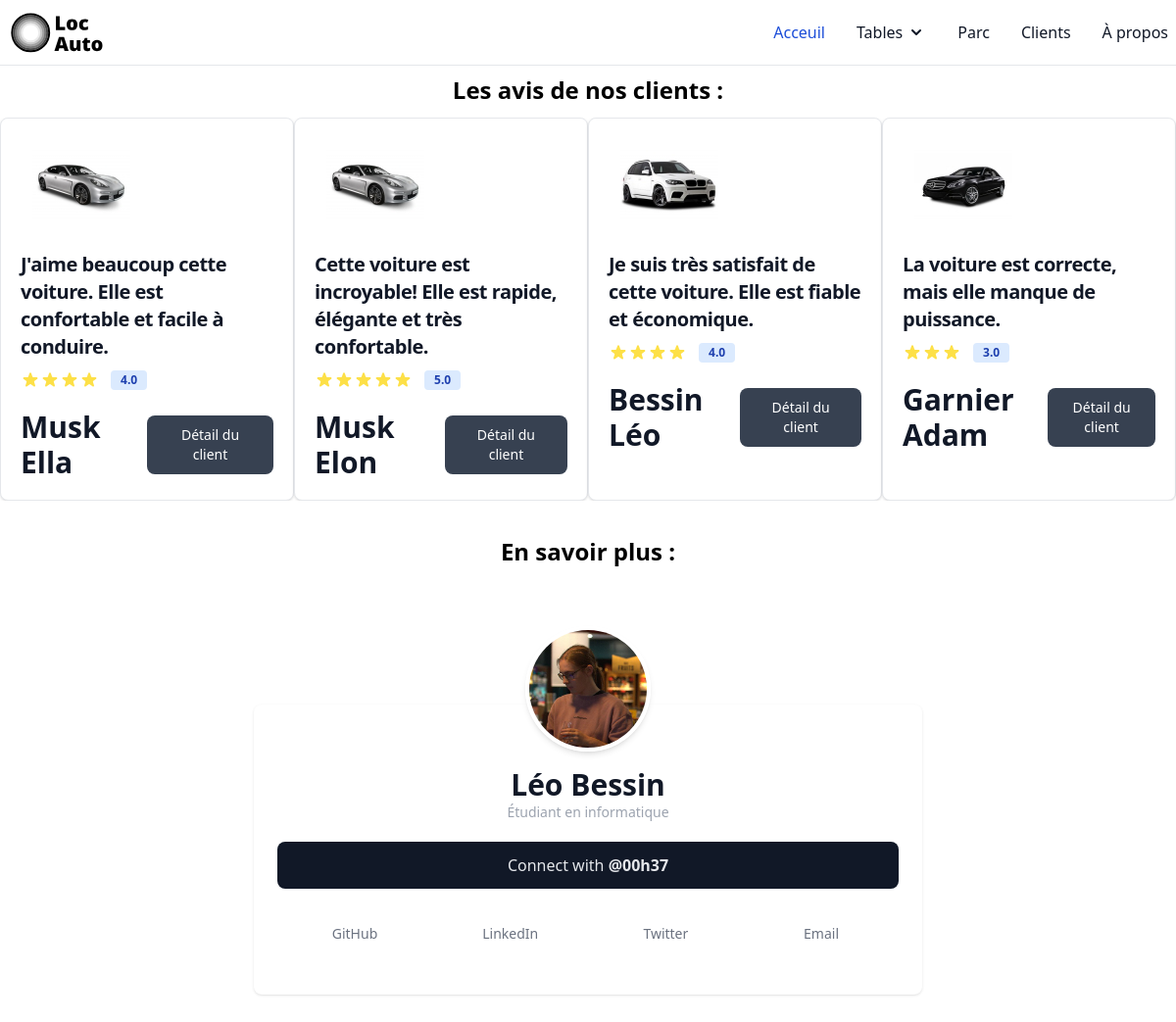
The app's page /views/Home/index.php with its own data.
### tables this page shows
CREATE TABLE `Location` (
  `id_location` int(11) NOT NULL,
  `date_debut` date NOT NULL,
  `date_fin` date NOT NULL,
  `compteur_debut` int(11) NOT NULL,
  `compteur_fin` int(11) NOT NULL,
  `id_voiture` varchar(50) NOT NULL,
  `id_client` int(11) NOT NULL
);

CREATE TABLE `Modele` (
  `id_modele` int(11) NOT NULL,
  `libelle` varchar(50) NOT NULL,
  `image` varchar(50) NOT NULL,
  `id_marque` int(11) NOT NULL,
  `id_categorie` varchar(50) NOT NULL
);

CREATE TABLE `Client` (
  `id_client` int(11) NOT NULL,
  `nom` varchar(50) NOT NULL,
  `prenom` varchar(50) NOT NULL,
  `adresse` varchar(50) NOT NULL,
  `id_type_client` int(11) NOT NULL
);

### phpFiles/classes/LocationClass.php (called while the page is built, shortened)
<?php
require_once "../../phpFiles/classes/VoitureClass.php";
require_once "../../phpFiles/classes/ClientClass.php";
class LocationClass
{
    private ?VoitureClass $voiture;
    private ?ClientClass $client;
    public function __construct(
        $id,
        $date_debut,
        $date_fin,
        $compteur_debut,
        $compteur_fin,
        $voiture,
        $client,
        $option
    ) {
        $this->voiture = $voiture;
        $this->client = $client;
    }
    public function getVoiture(): VoitureClass
    {
        return $this->voiture;
    }
    public function getClient(): ClientClass
    {
        return $this->client;
    }
}

### phpFiles/classes/VoitureClass.php (called while the page is built, shortened)
<?php
require_once "../../phpFiles/classes/ModeleClass.php";
class VoitureClass
{
    private ?ModeleClass $modele;
    public function __construct($immatriculation, $compteur, $modele)
    {
        $this->modele = $modele;
    }
    public function getModele(): ModeleClass
    {
        return $this->modele;
    }
}

### phpFiles/classes/ModeleClass.php (called while the page is built, shortened)
<?php
class ModeleClass
{
    private ?string $image;
    public function __construct($id, $libelle, $image, $marque, $categorie)
    {
        $this->image = $image;
    }
    public function getImage(): string
    {
        return PATH_IMG . $this->image;
    }
}

### phpFiles/DAO/ModeleDao.php (called while the page is built, shortened)
<?php
require_once "../../phpFiles/classes/ModeleClass.php";
require_once "../../phpFiles/tools/biblio.php";
class ModeleDao
{
    private static ModeleDao $instance;
    private $connexion;
    private function __construct()
    {
        $this->connexion = connexionDatabase();
    }
    public static function getInstance(): ModeleDao
    {
        if (!isset(self::$instance)) {
            self::$instance = new ModeleDao();
        }
        return self::$instance;
    }
    public function dictToObj($data): ModeleClass
    {
        $DaoMarque = MarqueDao::getInstance();
        $DaoCategorie = CategorieDao::getInstance();
        $marque = $DaoMarque->getObjById($data->id_marque);
        $categorie = $DaoCategorie->getObjById($data->id_categorie);
        return new ModeleClass(
            $data->id_modele,
            $data->libelle,
            $data->image,
            $marque,
            $categorie
        );
    }
    public function getObjById($id): ?ModeleClass
    {
        $request = "SELECT * FROM Modele WHERE id_modele=$id";
        $request_result = mysqli_query($this->connexion, $request);
        $data = mysqli_fetch_object($request_result);
        if ($data != null) {
            return $this->dictToObj($data);
        } else {
            return null;
        }
    }
}
?>

### phpFiles/tools/biblio.php (called while the page is built, shortened)
<?php
function connexionDatabase(): mysqli
{
    return new mysqli(SERVEUR, LOGIN, MDP, BD);
}
?>

### phpFiles/DAO/VoitureDao.php (called while the page is built, shortened)
<?php
require_once "../../phpFiles/classes/VoitureClass.php";
require_once "../../phpFiles/DAO/LocationDao.php";
require_once "../../phpFiles/DAO/ModeleDao.php";
require_once "../../phpFiles/tools/biblio.php";
class VoitureDao
{
    private static VoitureDAO $instance;
    private mysqli $connexion;
    private function __construct()
    {
        $this->connexion = connexionDatabase();
    }
    public static function getInstance(): VoitureDao
    {
        if (!isset(self::$instance)) {
            self::$instance = new VoitureDao();
        }
        return self::$instance;
    }
    public function dictToObj($data): VoitureClass
    {
        $DaoModele = ModeleDao::getInstance();
        $modele = $DaoModele->getObjById($data->id_modele);
        return new VoitureClass(
            $data->immatriculation,
            $data->compteur,
            $modele
        );
    }
    public function getObjById($id): ?VoitureClass
    {
        $request = "SELECT * FROM Voiture WHERE immatriculation='$id'";
        $request_result = mysqli_query($this->connexion, $request);
        $data = mysqli_fetch_object($request_result);
        if ($data != null) {
            return $this->dictToObj($data);
        } else {
            return null;
        }
    }
}
?>

### phpFiles/DAO/LocationDao.php (called while the page is built, shortened)
<?php
require_once "../../phpFiles/classes/LocationClass.php";
require_once "../../phpFiles/DAO/VoitureDao.php";
require_once "../../phpFiles/DAO/ClientDao.php";
require_once "../../phpFiles/tools/biblio.php";
class LocationDao
{
    private static LocationDao $instance;
    private $connexion;
    private function __construct()
    {
        $this->connexion = connexionDatabase();
    }
    public static function getInstance(): LocationDao
    {
        if (!isset(self::$instance)) {
            self::$instance = new LocationDao();
        }
        return self::$instance;
    }
    public function dictToObj($data): LocationClass
    {
        $DaoVoiture = VoitureDao::getInstance();
        $DaoClient = ClientDao::getInstance();
        $DaoOption = OptionDao::getInstance();
        $request_opt =
            "SELECT * FROM Choix_options WHERE id_location=" .
            $data->id_location;
        $request_result_opt = mysqli_query($this->connexion, $request_opt);
        $option = [];
        while ($ligne_opt = mysqli_fetch_object($request_result_opt)) {
            $option[] = $DaoOption->getObjById($ligne_opt->id_option);
        }
        $voiture = $DaoVoiture->getObjById($data->id_voiture);
        $client = $DaoClient->getObjById($data->id_client);
        return new LocationClass(
            $data->id_location,
            $data->date_debut,
            $data->date_fin,
            $data->compteur_debut,
            $data->compteur_fin,
            $voiture,
            $client,
            $option
        );
    }
    public function getAllObj(): array
    {
        $allObj = array();
        $request = "SELECT * FROM Location";
        $request_result = mysqli_query($this->connexion, $request);
        while ($data = mysqli_fetch_object($request_result)) {
            $allObj[] = $this->dictToObj($data);
        }
        return $allObj;
    }
}
?>

### phpFiles/classes/ClientClass.php (called while the page is built, shortened)
<?php
class ClientClass
{
    private ?int $id;
    private ?string $nom;
    private ?string $prenom;
    public function __construct($id, $nom, $prenom, $adresse, $type_client)
    {
        $this->id = $id;
        $this->prenom = $prenom;
        $this->nom = $nom;
    }
    public function getId(): int
    {
        return $this->id;
    }
    public function getPrenom(): string
    {
        return $this->prenom;
    }
    public function getNom(): string
    {
        return $this->nom;
    }
}

### phpFiles/DAO/ClientDao.php (called while the page is built, shortened)
<?php
require_once "../../phpFiles/classes/ClientClass.php";
require_once "../../phpFiles/DAO/LocationDao.php";
require_once "../../phpFiles/tools/biblio.php";
class ClientDao
{
    private static ClientDao $instance;
    private $connexion;
    private function __construct()
    {
        $this->connexion = connexionDatabase();
    }
    public static function getInstance(): ClientDao
    {
        if (!isset(self::$instance)) {
            self::$instance = new ClientDao();
        }
        return self::$instance;
    }
    public function dictToObj($data): ClientClass
    {
        $DaoType_client = Type_clientDao::getInstance();
        $type_client = $DaoType_client->getObjById($data->id_type_client);
        return new ClientClass(
            $data->id_client,
            $data->nom,
            $data->prenom,
            $data->adresse,
            $type_client
        );
    }
    public function getObjById($id): ?ClientClass
    {
        $request = "SELECT * FROM Client WHERE id_client=$id";
        $request_result = mysqli_query($this->connexion, $request);
        $data = mysqli_fetch_object($request_result);
        if ($data != null) {
            return $this->dictToObj($data);
        } else {
            return null;
        }
    }
}
?>

### phpFiles/widgets/html-part.php (the view, shortened to what this page needs)
<?php
function fileStart($pageTitle): void
{
    echo '<!DOCTYPE html>
<html lang="en">
<head>
    <meta charset="UTF-8">
    <title>' .
        $pageTitle .
        '</title>
    <link rel="icon" type="image/x-icon" href="../../Assets/icon/logo.ico">
    <link href="../../Assets/cssFiles/tailwind.css" rel="stylesheet">
  <style>
        #plaque-main {
            border: black;
            border-style: solid;
            border-width: 3px;
            border-radius: 10px;
            width: 260px;
            height: 60px;
            display: flex;
            align-items: center;
            justify-content: space-between;
            overflow: hidden;
            font-family: Verdana;
            font-size: x-large;
        }
        #plaque-left, #plaque-right {
            background: #0077b6;
            content: "";
            height: 60px;
            width: 30px;
            display: flex;
            flex-direction: column;
            align-items: center;
            justify-content: center;
        }
        #depNb,#nat {
            color: white;
            font-size: medium;
        }
        #dep {
            background: white;
            border-radius: 5px;
        }
        #dep,#eur {
        margin-top: 5px;
        }
  </style>
</head>
<body>';
}
function navBar($curPage): void
{
    $absolute_path = __DIR__;
    echo '<nav class="bg-white fixed w-full top-0 left-0 border-b border-gray-200 z-50">
  <div class="max-w-screen-xl flex flex-wrap items-center justify-between mx-auto p-2" >
    <a href="../../views/LaunchPage/" class="flex items-center">
        <div>
        <img width="100rem" src="' .
        $absolute_path .
        '/../../Assets/images/logos/locauto_logo_b.svg" alt="logo locauto">
    </div>
    </a>
    <div class="hidden w-full md:block md:w-auto" id="navbar-dropdown">
      <ul class="flex flex-col font-medium p-4 md:p-0 mt-4 border border-gray-100 rounded-lg bg-gray-50 md:flex-row md:space-x-8 md:mt-0 md:border-0 md:bg-white">
        <li>
          <a href="../../views/Home/" class="block py-2 pl-3 pr-4 bg-blue-700 rounded md:bg-transparent md:p-0 ' .
        ($curPage == "Acceuil" ? "md:text-blue-700" : "") .
        '" >Acceuil</a>
        </li>
        <li>
            <button id="dropdownNavbarLink" data-dropdown-toggle="dropdownNavbar" class="flex items-center justify-between w-full py-2 pl-3 pr-4 text-gray-900 rounded hover:bg-gray-100 md:hover:bg-transparent md:border-0 md:hover:text-blue-700 md:p-0 md:w-auto ' .
        ($curPage == "Tables" ? "md:text-blue-700" : "") .
        '">Tables<svg class="w-5 h-5 ml-1" aria-hidden="true" fill="currentColor" width="1rem" viewBox="0 0 20 20" xmlns="http://www.w3.org/2000/svg"><path fill-rule="evenodd" d="M5.293 7.293a1 1 0 011.414 0L10 10.586l3.293-3.293a1 1 0 111.414 1.414l-4 4a1 1 0 01-1.414 0l-4-4a1 1 0 010-1.414z" clip-rule="evenodd"></path></svg></button>
        </li>
        <li>
          <a href="../../views/Parc" class="block py-2 pl-3 pr-4 text-gray-900 rounded hover:bg-gray-100 md:hover:bg-transparent md:border-0 md:hover:text-blue-700 md:p-0 ' .
        ($curPage == "Parc" ? "md:text-blue-700" : "") .
        '">Parc</a>
        </li>
        <li>
          <a href="../../views/Client" class="block py-2 pl-3 pr-4 text-gray-900 rounded hover:bg-gray-100 md:hover:bg-transparent md:border-0 md:hover:text-blue-700 md:p-0 ' .
        ($curPage == "Clients" ? "md:text-blue-700" : "") .
        '">Clients</a>
        </li>
        <li>
          <a href="../../views/About" class="block py-2 pl-3 pr-4 text-gray-900 rounded hover:bg-gray-100 md:hover:bg-transparent md:border-0 md:hover:text-blue-700 md:p-0 ' .
        ($curPage == "Propos" ? "md:text-blue-700" : "") .
        '">À propos</a>
        </li>
      </ul>
    </div>
  </div>
</nav>
<div class="mt-16"/>';
}
function fileEnd(): void
{
    echo '
</div>
</body>
    <script src="https://unpkg.com/flowbite@1.5.1/dist/flowbite.js"></script>
</html>';
}
function opinionList($allLocation): void
{
    $json = file_get_contents("../../Assets/jsonFiles/opinion.json");
    $json_data = json_decode($json);
    $i = 0;
    foreach ($allLocation as $location) {
        $i++;
        $itJson = $i % sizeof($json_data);
        echo '
<div class="bg-white border border-gray-200 rounded-lg shadow" style="min-width: 25vw">
    <a href="#">
        <img class="p-8 rounded-t-lg" src="' .
            $location
                ->getVoiture()
                ->getModele()
                ->getImage() .
            '" alt="product image" />
    </a>
    <div class="px-5 pb-5">
        <a href="#">
            <h5 class="text-xl font-semibold tracking-tight text-gray-900">' .
            $json_data[$itJson]->comment .
            '</h5>
        </a>
        <div class="flex items-center mt-2.5 mb-5">
        ';
        echo ' <span class="bg-blue-100 text-blue-800 text-xs font-semibold mr-2 px-2.5 py-0.5 rounded ml-3">' .
            $json_data[$itJson]->rating .
            '.0</span>
        </div>
        <div class="flex items-center justify-between">
            <span class="text-3xl font-bold text-gray-900 ">' .
            $location->getClient()->getNom() .
            " " .
            $location->getClient()->getPrenom() .
            '</span>
            <a href="../../views/Details/client.php?id=' .
            $location->getClient()->getId() .
            '" class="text-white bg-gray-700 hover:bg-gray-800 focus:ring-4 focus:outline-none focus:ring-blue-300 font-medium rounded-lg text-sm px-5 py-2.5 text-center">Détail du client</a>
        </div>
    </div>
</div>
';
    }
}

### records on screen
location: modele.image (picture), comment "J'aime beaucoup cette voiture. Elle est confortable et facile à conduire.", rating "4", id_client.nom "Musk", id_client.prenom "Ella"
location: modele.image (picture), comment "Cette voiture est incroyable! Elle est rapide, élégante et très confortable.", rating "5", id_client.nom "Musk", id_client.prenom "Elon"
location: modele.image (picture), comment "Je suis très satisfait de cette voiture. Elle est fiable et économique.", rating "4", id_client.nom "Bessin", id_client.prenom "Léo"
location: modele.image (picture), comment "La voiture est correcte, mais elle manque de puissance.", rating "3", id_client.nom "Garnier", id_client.prenom "Adam"
